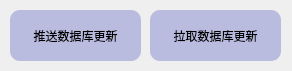
<?xml version="1.0" encoding="UTF-8"?>
<ui version="4.0">
 <class>git</class>
 <widget class="QDialog" name="git">
  <property name="geometry">
   <rect>
    <x>0</x>
    <y>0</y>
    <width>292</width>
    <height>71</height>
   </rect>
  </property>
  <property name="windowTitle">
   <string>Dialog</string>
  </property>
  <widget class="QPushButton" name="git_push">
   <property name="geometry">
    <rect>
     <x>10</x>
     <y>10</y>
     <width>131</width>
     <height>51</height>
    </rect>
   </property>
   <property name="font">
    <font>
     <pointsize>9</pointsize>
    </font>
   </property>
   <property name="cursor">
    <cursorShape>PointingHandCursor</cursorShape>
   </property>
   <property name="toolTip">
    <string>&lt;html&gt;&lt;head/&gt;&lt;body&gt;&lt;p&gt;&lt;br/&gt;&lt;/p&gt;&lt;/body&gt;&lt;/html&gt;</string>
   </property>
   <property name="styleSheet">
    <string notr="true">border-radius:10px;
background-color: rgb(185, 187, 223);
</string>
   </property>
   <property name="text">
    <string>推送数据库更新</string>
   </property>
   <property name="icon">
    <iconset theme="QIcon::ThemeIcon::DocumentSend"/>
   </property>
  </widget>
  <widget class="QPushButton" name="git_pull">
   <property name="geometry">
    <rect>
     <x>150</x>
     <y>10</y>
     <width>131</width>
     <height>51</height>
    </rect>
   </property>
   <property name="font">
    <font>
     <pointsize>9</pointsize>
    </font>
   </property>
   <property name="cursor">
    <cursorShape>PointingHandCursor</cursorShape>
   </property>
   <property name="toolTip">
    <string>&lt;html&gt;&lt;head/&gt;&lt;body&gt;&lt;p&gt;&lt;br/&gt;&lt;/p&gt;&lt;/body&gt;&lt;/html&gt;</string>
   </property>
   <property name="styleSheet">
    <string notr="true">border-radius:10px;
background-color: rgb(185, 187, 223);
</string>
   </property>
   <property name="text">
    <string>拉取数据库更新</string>
   </property>
   <property name="icon">
    <iconset theme="QIcon::ThemeIcon::ViewRefresh"/>
   </property>
  </widget>
 </widget>
 <resources/>
 <connections/>
</ui>
